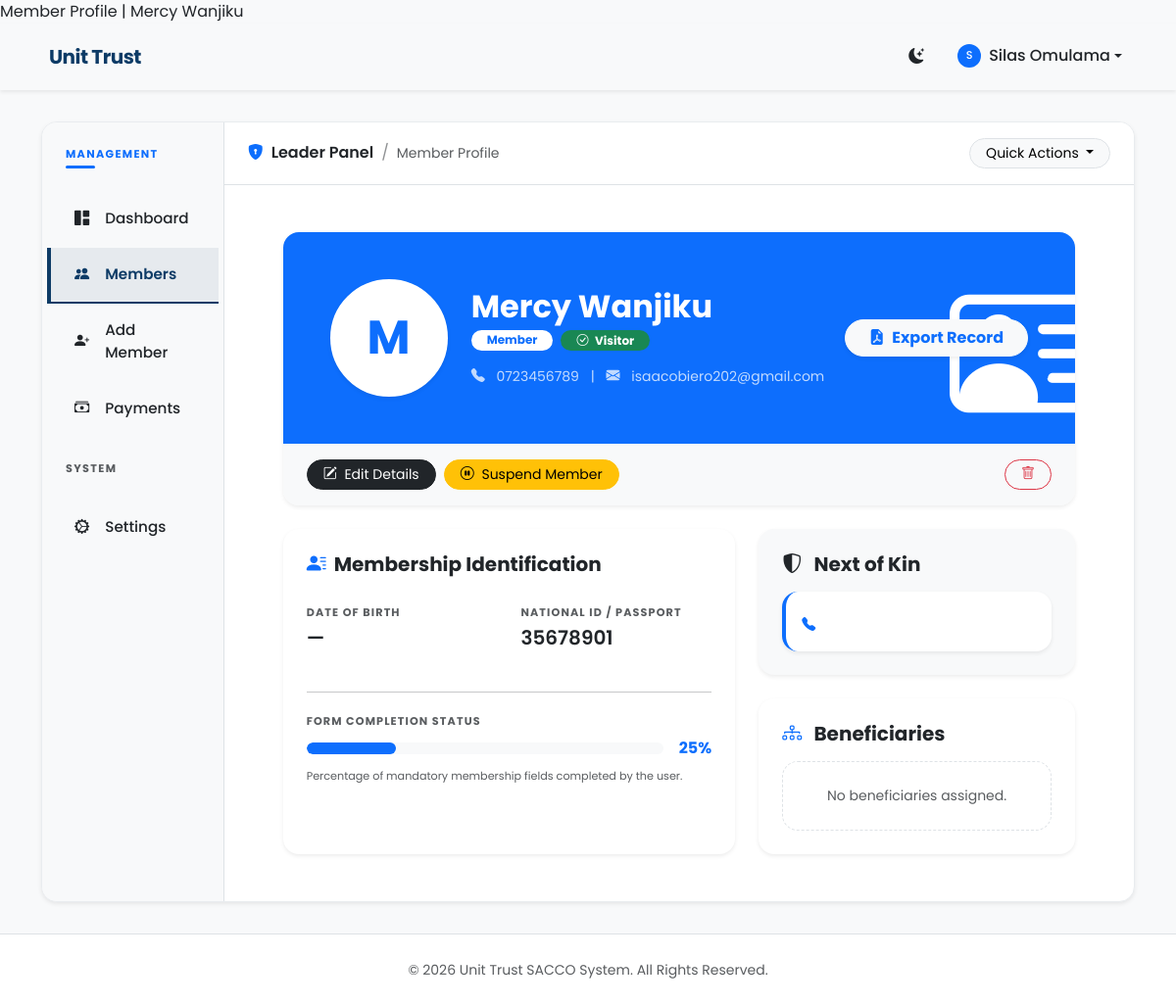
The app's page /leader/members/34/ (signed in) with its own data.
### accounts/models.py (models this page shows, shortened)
class CustomUser(AbstractBaseUser, PermissionsMixin):
    ROLE_CHOICES = [
        ('Chairman', 'Chairman'),
        ('Secretary', 'Secretary'),
        ('Treasurer', 'Treasurer'),
        ('Member', 'Member'),
    ]
    STATUS_CHOICES = [
        ('Visitor', 'Visitor'),
        ('Active', 'Active'),
    ]
    full_name = models.CharField(max_length=255)
    email = models.EmailField(blank=True)
    phone_number = models.CharField(max_length=32, unique=True)
    role = models.CharField(max_length=20, choices=ROLE_CHOICES, default='Member')
    status = models.CharField(max_length=20, choices=STATUS_CHOICES, default='Visitor')
    is_staff = models.BooleanField(default=False)
    is_active = models.BooleanField(default=True)
    date_joined = models.DateTimeField(default=timezone.now)
    objects = CustomUserManager()
    USERNAME_FIELD = 'phone_number'
    REQUIRED_FIELDS = ['full_name']

### members/models.py (models this page shows, shortened)
class Profile(models.Model):
    user = models.OneToOneField(settings.AUTH_USER_MODEL, on_delete=models.CASCADE)
    date_of_birth = models.DateField(null=True, blank=True)
    national_id = models.CharField(max_length=64, blank=True)
    completed = models.BooleanField(default=False)
    declaration_confirmed = models.BooleanField(default=False)
    signature = models.CharField(max_length=255, blank=True)
    profile_photo = models.ImageField(upload_to='profiles/', null=True, blank=True)
    suspended = models.BooleanField(default=False)
    suspended_until = models.DateTimeField(null=True, blank=True)
    force_password_change = models.BooleanField(default=False)
    email_sent = models.BooleanField(default=False)
    def completion_percentage(self):
        total = 4
        score = 0
        if self.date_of_birth:
            score += 1
        if self.national_id:
            score += 1
        try:
            nok = self.user.nextofkin
            if nok and nok.full_name and nok.phone_number:
                score += 1
        except Exception:
            pass
        if self.user.beneficiaries.exists():
            score += 1
        return int((score / total) * 100)

class NextOfKin(models.Model):
    user = models.OneToOneField(settings.AUTH_USER_MODEL, on_delete=models.CASCADE)
    full_name = models.CharField(max_length=255)
    phone_number = models.CharField(max_length=32)
    id_number = models.CharField(max_length=64, blank=True)
    address = models.TextField(blank=True)
    relationship = models.CharField(max_length=100, blank=True)

### members/views.py (the view)
# urls.py: path('leader/members/<int:user_id>/', views.member_detail, name='leader_member_detail'),
@role_required(['Chairman', 'Secretary', 'Treasurer'])
def member_detail(request, user_id):
    member = get_object_or_404(User, id=user_id)
    profile, _ = Profile.objects.get_or_create(user=member)
    try:
        nok = member.nextofkin
    except Exception:
        nok = None
    beneficiaries = member.beneficiaries.all()
    return render(request, 'dashboard/member_detail.html', {'member': member, 'profile': profile, 'nok': nok, 'beneficiaries': beneficiaries})

### accounts/utils.py (called while the page is built)
def role_required(allowed_roles):
    def decorator(view_func):
        @wraps(view_func)
        def _wrapped(request, *args, **kwargs):
            if not request.user.is_authenticated:
                raise PermissionDenied
            if request.user.role not in allowed_roles and not request.user.is_superuser:
                raise PermissionDenied
            return view_func(request, *args, **kwargs)
        return _wrapped
    return decorator

### members/context_processors.py (called while the page is built)
def current_profile(request):
    profile = None
    try:
        if request.user and request.user.is_authenticated:
            profile, _ = Profile.objects.get_or_create(user=request.user)
    except Exception:
        profile = None
    return {'profile': profile}

### templates/dashboard/member_detail.html (shortened to what this page needs)
{% extends 'dashboard/base.html' %}
{% block title %}Member Profile | {{ member.full_name }}{% endblock title %}
{% block breadcrumb %}Member Profile{% endblock %}
{% block dashboard_content %}
<div class="container-fluid">
    <div class="card border-0 shadow-sm rounded-4 overflow-hidden mb-4">
        <div class="card-body p-4 p-md-5 bg-primary text-white position-relative" style="z-index: 1;">
            <i class="bi bi-person-vcard position-absolute end-0 bottom-0 opacity-10" style="font-size: 10rem; margin-right: -2rem; margin-bottom: -2rem;"></i>
            <div class="d-flex flex-column flex-md-row align-items-center position-relative">
                <div class="mb-3 mb-md-0 me-md-4">
                    {% if profile.profile_photo %}
                        <img src="{{ profile.profile_photo.url }}" class="rounded-circle border border-4 border-white shadow-sm" style="width:120px; height:120px; object-fit:cover;">
                    {% else %}
                        <div class="bg-white text-primary rounded-circle border border-4 border-white d-flex align-items-center justify-content-center fw-bold shadow-sm" style="width:120px; height:120px; font-size: 3rem;">
                            {{ member.full_name|slice:":1"|upper }}
                        </div>
                    {% endif %}
                </div>
                <div class="text-center text-md-start">
                    <h2 class="fw-bold mb-1">{{ member.full_name }}</h2>
                    <div class="d-flex flex-wrap justify-content-center justify-content-md-start gap-2 mb-3">
                        <span class="badge bg-white text-primary rounded-pill px-3">{{ member.role }}</span>
                        {% if member.profile.suspended %}
                            <span class="badge bg-danger rounded-pill px-3"><i class="bi bi-exclamation-octagon me-1"></i> Suspended</span>
                        {% else %}
                            <span class="badge bg-success rounded-pill px-3"><i class="bi bi-check-circle me-1"></i> {{ member.status }}</span>
                        {% endif %}
                    </div>
                    <div class="small opacity-75">
                        <i class="bi bi-telephone-fill me-2"></i> {{ member.phone_number }}
                        <span class="mx-2">|</span>
                        <i class="bi bi-envelope-fill me-2"></i> {{ member.email|default:"No email provided" }}
                    </div>
                </div>
                <div class="ms-md-auto mt-4 mt-md-0">
                    <a href="{% url 'members:member_pdf' member.id %}" class="btn btn-light rounded-pill px-4 fw-bold shadow-sm text-primary">
                        <i class="bi bi-file-earmark-pdf-fill me-1"></i> Export Record
                    </a>
                </div>
            </div>
        </div>
        <div class="card-footer bg-body-tertiary border-0 py-3 px-4 d-flex flex-wrap gap-2">
            <a href="{% url 'members:leader_edit_member' member.id %}" class="btn btn-dark btn-sm rounded-pill px-3">
                <i class="bi bi-pencil-square me-1"></i> Edit Details
            </a>
            {% if member.profile.suspended %}
                <form method="post" action="{% url 'members:leader_unsuspend_member' member.id %}" class="d-inline">
                    {% csrf_token %}
                    <button class="btn btn-success btn-sm rounded-pill px-3">Reactivate Account</button>
                </form>
            {% else %}
                <a href="{% url 'members:leader_suspend_member' member.id %}" class="btn btn-warning btn-sm rounded-pill px-3">
                    <i class="bi bi-pause-circle me-1"></i> Suspend Member
                </a>
            {% endif %}
            <form method="post" action="{% url 'members:leader_delete_member' member.id %}" class="d-inline ms-auto">
                <button class="btn btn-outline-danger btn-sm rounded-pill px-3" onclick="return confirm('Delete this member permanently?');">
                    <i class="bi bi-trash"></i>
                </button>
            </form>
        </div>
    </div>
    <div class="row g-4">
        <div class="col-lg-7">
            <div class="card border-0 shadow-sm rounded-4 h-100">
                <div class="card-body p-4">
                    <h5 class="fw-bold mb-4 d-flex align-items-center">
                        <i class="bi bi-person-lines-fill text-primary me-2"></i> Membership Identification
                    </h5>
                    <div class="row g-4">
                        <div class="col-sm-6">
                            <label class="x-small text-uppercase fw-bold text-body-secondary tracking-wider">Date of Birth</label>
                            <p class="fw-semibold text-body fs-5 mb-0">{{ profile.date_of_birth|default:"—" }}</p>
                        </div>
                        <div class="col-sm-6">
                            <label class="x-small text-uppercase fw-bold text-body-secondary tracking-wider">National ID / Passport</label>
                            <p class="fw-semibold text-body fs-5 mb-0">{{ profile.national_id|default:"—" }}</p>
                        </div>
                        <div class="col-12">
                            <hr class="opacity-10">
                            <label class="x-small text-uppercase fw-bold text-body-secondary tracking-wider mb-2">Form Completion Status</label>
                            <div class="d-flex align-items-center">
                                <div class="progress bg-body-tertiary flex-grow-1" style="height: 12px; border-radius: 10px;">
                                    <div class="progress-bar bg-primary rounded-pill" style="width: {{ profile.completion_percentage }}%"></div>
                                </div>
                                <span class="ms-3 fw-bold text-primary">{{ profile.completion_percentage }}%</span>
                            </div>
                            <p class="x-small text-body-secondary mt-2">Percentage of mandatory membership fields completed by the user.</p>
                        </div>
                    </div>
                </div>
            </div>
        </div>
        <div class="col-lg-5">
            <div class="card border-0 shadow-sm rounded-4 mb-4 bg-body-tertiary">
                <div class="card-body p-4">
                    <div class="d-flex justify-content-between align-items-center mb-3">
                        <h5 class="fw-bold mb-0"><i class="bi bi-shield-shaded text-dark me-2"></i> Next of Kin</h5>
                    </div>
                    {% if nok %}
                        <div class="p-3 bg-white rounded-4 shadow-sm border-start border-4 border-primary">
                            <div class="small text-body fw-bold"><i class="bi bi-telephone-fill me-2 text-primary"></i> {{ nok.phone_number }}</div>
                        </div>
                    {% else %}
                        <div class="text-center py-4 bg-white bg-opacity-50 rounded-4 border border-dashed">
                            <p class="small text-body-secondary mb-0">No Next of Kin recorded.</p>
                        </div>
                    {% endif %}
                </div>
            </div>
            <div class="card border-0 shadow-sm rounded-4">
                <div class="card-body p-4">
                    <h5 class="fw-bold mb-3"><i class="bi bi-diagram-3 text-primary me-2"></i> Beneficiaries</h5>
                    {% if beneficiaries %}
                        <div class="vstack gap-2">
                            {% for b in beneficiaries %}
                            <div class="p-3 bg-body-tertiary rounded-4 border border-light-subtle">
                                <div class="d-flex justify-content-between align-items-center">
                                    <div>
                                        <div class="fw-bold text-body small">{{ b.name }}</div>
                                        <div class="x-small text-body-secondary">{{ b.relationship }}</div>
                                    </div>
                                    <div class="text-end">
                                        <span class="badge bg-white text-dark border x-small rounded-pill">{{ b.date_of_birth|date:"Y" }}</span>
                                    </div>
                                </div>
                            </div>
                            {% endfor %}
                        </div>
                    {% else %}
                        <div class="text-center py-4 border border-dashed rounded-4">
                            <p class="small text-body-secondary mb-0">No beneficiaries assigned.</p>
                        </div>
                    {% endif %}
                </div>
            </div>
        </div>
    </div>
</div>
{% endblock %}

### templates/nav.html (shortened to what this page needs)
<nav class="navbar navbar-expand-lg sticky-top shadow-sm">
  <div class="container">
    <a class="navbar-brand d-flex align-items-center" href="{% url 'home' %}">
       Unit Trust
    </a>
    <div class="collapse navbar-collapse" id="navbarNav">
      <ul class="navbar-nav ms-auto align-items-center">
        <li class="nav-item mx-lg-2">
          <button class="btn nav-link px-2 border-0 shadow-none" id="themeToggler" type="button" title="Toggle Mode">
            <i class="bi bi-moon-stars-fill" id="themeIcon"></i>
          </button>
        </li>
        {% if request.user.is_authenticated %}
          <li class="nav-item dropdown">
            <a class="nav-link dropdown-toggle d-flex align-items-center" href="#" id="userMenu" role="button" data-bs-toggle="dropdown">
              {% if profile and profile.profile_photo %}
                <img src="{{ profile.profile_photo.url }}" class="rounded-circle me-2" style="width:24px;height:24px;object-fit:cover;">
              {% else %}
                <div class="bg-primary text-white rounded-circle d-inline-flex align-items-center justify-content-center me-2" style="width: 24px; height: 24px; font-size: 0.7rem;">
                  {{ request.user.full_name|slice:":1"|upper }}
                </div>
              {% endif %}
              {{ request.user.full_name|default:"Member" }}
            </a>
          </li>
        {% endif %}
      </ul>
    </div>
  </div>
</nav>

### templates/base.html (style rules this page uses)
:root { --primary-color: #0d3b66; --secondary-color: #4caf50; --bg-light: #f8f9fa; }

### templates/nav.html (style rules this page uses)
.navbar { padding: 0.5rem 1rem; transition: all 0.3s ease; background-color: var(--bs-body-tertiary); }
@media (min-width: 768px) { .navbar { padding: 0.8rem 1rem; } }
.navbar-brand { font-weight: 700; letter-spacing: -0.5px; color: var(--primary-color) !important; }
.nav-link { font-weight: 500; color: var(--bs-body-color); margin: 0.25rem 2px; transition: all 0.2s ease; font-size: 0.9rem; border-bottom: 2px solid transparent; }
@media (min-width: 768px) { .nav-link { margin: 0 5px; font-size: 1rem; } }

### templates/dashboard/member_detail.html (style rules this page uses)
.x-small { font-size: 0.7rem; }
.tracking-wider { letter-spacing: 0.1em; }
.border-dashed { border-style: dashed !important; border-width: 2px; border-color: #dee2e6 !important; }

### templates/dashboard/base.html (style rules this page uses)
.x-small { font-size: 0.7rem; }

### records on screen
CustomUser: full_name "Mercy Wanjiku", full_name "M", role "Member", status "Visitor", phone_number "0723456789", email "isaacobiero202@gmail.com"
CustomUser: user.full_name "S", user.full_name "Silas Omulama"
Profile: date_of_birth "—", national_id "35678901", completion_percentage "25"
